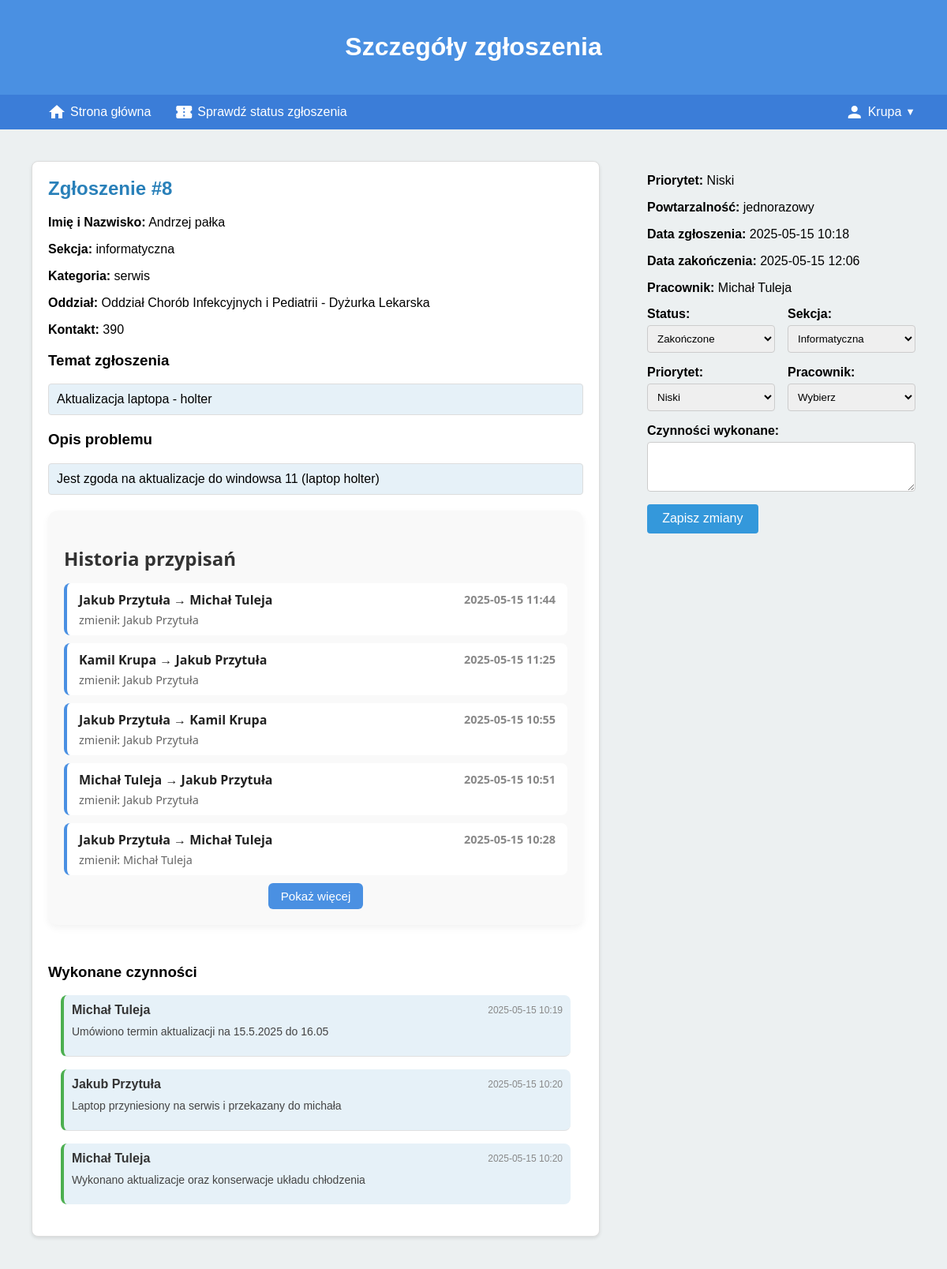
/tickets/ticket_details.php?id=8 (signed in), run on the app's committed database.
### tables this page shows
CREATE TABLE `tickets` (
  `id` int NOT NULL AUTO_INCREMENT,
  `subject` varchar(255) DEFAULT NULL,
  `name` varchar(255) NOT NULL,
  `category` varchar(255) NOT NULL,
  `department` varchar(255) NOT NULL,
  `contact_number` varchar(255) NOT NULL,
  `description` text NOT NULL,
  `priority` varchar(50) NOT NULL,
  `recurrence` varchar(50) NOT NULL,
  `status` varchar(50) DEFAULT 'Oczekujące',
  `employee_id` int DEFAULT NULL,
  `actions` text,
  `created_at` datetime DEFAULT CURRENT_TIMESTAMP,
  `accepted_at` datetime DEFAULT NULL,
  `completed_at` datetime DEFAULT NULL,
  `started_at` datetime DEFAULT NULL,
  `section` varchar(255) NOT NULL,
  `local_ip` varchar(45) DEFAULT NULL,
  PRIMARY KEY (`id`)
);

CREATE TABLE `ticket_assignment_history` (
  `id` int NOT NULL AUTO_INCREMENT,
  `ticket_id` int NOT NULL,
  `previous_employee_id` int DEFAULT NULL,
  `new_employee_id` int NOT NULL,
  `changed_by` int NOT NULL,
  `changed_at` datetime NOT NULL DEFAULT CURRENT_TIMESTAMP,
  PRIMARY KEY (`id`),
  KEY `ticket_id` (`ticket_id`),
  KEY `previous_employee_id` (`previous_employee_id`),
  KEY `new_employee_id` (`new_employee_id`),
  KEY `changed_by` (`changed_by`),
  CONSTRAINT `ticket_assignment_history_ibfk_1` FOREIGN KEY (`ticket_id`) REFERENCES `tickets` (`id`) ON DELETE CASCADE,
  CONSTRAINT `ticket_assignment_history_ibfk_2` FOREIGN KEY (`previous_employee_id`) REFERENCES `users` (`id`) ON DELETE SET NULL,
  CONSTRAINT `ticket_assignment_history_ibfk_3` FOREIGN KEY (`new_employee_id`) REFERENCES `users` (`id`) ON DELETE CASCADE,
  CONSTRAINT `ticket_assignment_history_ibfk_4` FOREIGN KEY (`changed_by`) REFERENCES `users` (`id`) ON DELETE CASCADE
);

CREATE TABLE `ticket_comments` (
  `id` int NOT NULL AUTO_INCREMENT,
  `ticket_id` int NOT NULL,
  `user_id` int NOT NULL,
  `comment` text NOT NULL,
  `created_at` datetime NOT NULL DEFAULT CURRENT_TIMESTAMP,
  `updated_at` datetime DEFAULT NULL,
  PRIMARY KEY (`id`),
  KEY `ticket_id` (`ticket_id`),
  KEY `user_id` (`user_id`),
  CONSTRAINT `ticket_comments_ibfk_1` FOREIGN KEY (`ticket_id`) REFERENCES `tickets` (`id`) ON DELETE CASCADE,
  CONSTRAINT `ticket_comments_ibfk_2` FOREIGN KEY (`user_id`) REFERENCES `users` (`id`) ON DELETE CASCADE
);

### tickets/ticket_details.php (the view, shortened to what this page needs)
<?php
include '../includes/db.php';
$ticket_id = isset($_GET['id']) ? (int)$_GET['id'] : 0;
$user_can_modify_own = false;
$stmt = $conn->prepare(
    "SELECT t.*, CONCAT(u.first_name,' ',u.last_name) AS employee_name
     FROM tickets t
     LEFT JOIN users u ON t.employee_id = u.id
     WHERE t.id = ?"
);
$stmt->bind_param("i", $ticket_id);
$stmt->execute();
$result = $stmt->get_result();
$ticket = $result->num_rows ? $result->fetch_assoc() : null;
$comments_stmt = $conn->prepare(
    "SELECT tc.*, CONCAT(u.first_name,' ',u.last_name) AS author_name
     FROM ticket_comments tc
     JOIN users u ON tc.user_id = u.id
     WHERE tc.ticket_id = ?
     ORDER BY tc.created_at ASC"
);
$comments_stmt->bind_param("i", $ticket_id);
$comments_stmt->execute();
$comments_result = $comments_stmt->get_result();
$as_hist = $conn->prepare(
    "SELECT tah.*,
            CONCAT(u1.first_name,' ',u1.last_name) AS prev_name,
            CONCAT(u2.first_name,' ',u2.last_name) AS new_name,
            CONCAT(u3.first_name,' ',u3.last_name) AS changed_by_name
     FROM ticket_assignment_history tah
     LEFT JOIN users u1 ON tah.previous_employee_id = u1.id
     JOIN users u2 ON tah.new_employee_id = u2.id
     JOIN users u3 ON tah.changed_by = u3.id
     WHERE tah.ticket_id = ?
     ORDER BY tah.changed_at DESC"
);
$as_hist->bind_param("i", $ticket_id);
$as_hist->execute();
$assignment_history = $as_hist->get_result();
?>
<!DOCTYPE html>
<html lang="pl">
<head>
    <link rel="stylesheet" href="../assets/css/TicketDetails.css">
</head>
<body>
    <header>
        <h1>Szczegóły zgłoszenia</h1>
    </header>
    <?php include '../tickets/includes/navigation.php'; ?>
    <div class="container">
        <?php if ($ticket): ?>
            <div class="left-panel">
                <div class="ticket-details-card">
                    <h2>Zgłoszenie #<?= htmlspecialchars($ticket['id'], ENT_QUOTES) ?></h2>
                    <div class="ticket-info">
                        <p><strong>Imię i Nazwisko:</strong> <?= htmlspecialchars($ticket['name'], ENT_QUOTES) ?></p>
                        <p><strong>Sekcja:</strong> <?= htmlspecialchars($ticket['section'], ENT_QUOTES) ?></p>
                        <p><strong>Kategoria:</strong> <?= htmlspecialchars($ticket['category'], ENT_QUOTES) ?></p>
                        <p><strong>Oddział:</strong> <?= htmlspecialchars($ticket['department'], ENT_QUOTES) ?></p>
                        <p><strong>Kontakt:</strong> <?= htmlspecialchars($ticket['contact_number'], ENT_QUOTES) ?></p>
                    </div>
                    <div>
                        <h3>Temat zgłoszenia</h3>
                        <div class="subject-container">
                            <?= nl2br(htmlspecialchars($ticket['subject'], ENT_QUOTES)) ?>
                        </div>
                    </div>
                    <div>
                        <h3>Opis problemu</h3>
                        <div class="description-container">
                            <?= nl2br(htmlspecialchars($ticket['description'], ENT_QUOTES)) ?>
                        </div>
                    </div>
                  <div class="assignment-history">
    <h3>Historia przypisań</h3>
    <?php if ($assignment_history->num_rows): ?>
    <ul id="assignment-list">
        <?php
            $counter = 0;
            while($h = $assignment_history->fetch_assoc()):
                $counter++;
                $hiddenClass = $counter > 5
                    ? 'class="extra-assignment" style="display:none;"'
                    : '';
        ?>
        <li <?= $hiddenClass ?>>
            <div class="assignment-card">
                <div class="assignment-main">
                    <strong><?= $h['prev_name'] ?: 'Brak' ?> &rarr; <?= $h['new_name'] ?></strong>
                    <span class="history-date"><?= (new DateTime($h['changed_at']))->format('Y-m-d H:i') ?></span>
                </div>
                <div class="assignment-meta">zmienił: <?= $h['changed_by_name'] ?></div>
            </div>
        </li>
        <?php endwhile; ?>
    </ul>
    <?php if ($counter > 5): ?>
    <div id="history-buttons">
        <button id="show-more-btn">Pokaż więcej</button>
    </div>
    <?php endif; ?>
    <?php else: ?>
        <p>Brak zmian pracownika.</p>
    <?php endif; ?>
</div>
                    <div class="comments-section">
                        <h3>Wykonane czynności</h3>
                        <?php if ($comments_result->num_rows): ?>
                        <ul class="comments-list">
                            <?php while ($c = $comments_result->fetch_assoc()):
                                $is_owner   = ($c['user_id'] === $_SESSION['user_id']);
                                $is_super   = ($_SESSION['role'] === 'Super Administrator');
                                $can_edit   = $is_super || ($is_owner && $user_can_modify_own);
                            ?>
                            <li class="comment-item">
                                <div class="comment-header">
                                    <strong><?= htmlspecialchars($c['author_name'], ENT_QUOTES) ?></strong>
                                    <span class="comment-date">
                                        <?= (new DateTime($c['created_at']))->format('Y-m-d H:i') ?>
                                    </span>
                                </div>
                                <?php if (isset($_GET['edit']) && $_GET['edit'] == $c['id'] && $can_edit): ?>
                                <form method="post" class="edit-comment-form">
                                    <input type="hidden" name="edit_comment_id" value="<?= $c['id'] ?>">
                                    <textarea name="edited_comment" rows="3"><?= htmlspecialchars($c['comment'], ENT_QUOTES) ?></textarea>
                                    <button type="submit" class="btn-update">Zapisz</button>
                                    <a href="ticket_details.php?id=<?= $ticket_id ?>" class="btn-cancel">Anuluj</a>
                                </form>
                                <?php else: ?>
                                <div class="comment-body">
                                    <?= nl2br(htmlspecialchars($c['comment'], ENT_QUOTES)) ?>
                                </div>
                                <?php endif; ?>
                            </li>
                            <?php endwhile; ?>
                        </ul>
                        <?php else: ?>
                            <p>Brak komentarzy.</p>
                        <?php endif; ?>
                    </div>
                </div>
            </div>
            <div class="right-panel">
                <div class="ticket-info">
                    <p><strong>Priorytet:</strong> <?= htmlspecialchars($ticket['priority'], ENT_QUOTES) ?></p>
                    <p><strong>Powtarzalność:</strong> <?= htmlspecialchars($ticket['recurrence'], ENT_QUOTES) ?></p>
                    <p><strong>Data zgłoszenia:</strong> <?= (new DateTime($ticket['created_at']))->format('Y-m-d H:i') ?></p>
                    <p><strong>Data zakończenia:</strong>
                        <?= $ticket['completed_at']
                            ? (new DateTime($ticket['completed_at']))->format('Y-m-d H:i')
                            : 'Nie zakończono' ?>
                    </p>
                    <p><strong>Pracownik:</strong> <?= htmlspecialchars($ticket['employee_name'] ?: 'Nie przypisano', ENT_QUOTES) ?></p>
                </div>
                <div class="form-container">
                    <form action="" method="post" id="ticket-form" class="ticket-form">
                        <div class="form-row">
                            <div class="form-group">
                                <label for="status">Status:</label>
                                <select name="status" id="status" class="form-control">
                                    <option value="Zakończone"<?= $ticket['status']==='Zakończone'? 'selected':'' ?>>Zakończone</option>
                                </select>
                            </div>
                            <div class="form-group">
                                <label for="section">Sekcja:</label>
                                <select name="section" id="section" class="form-control">
                                    <option value="informatyczna" <?= $ticket['section']==='informatyczna'?'selected':'' ?>>Informatyczna</option>
                                </select>
                            </div>
                        </div>
                        <div class="form-row">
                            <div class="form-group">
                                <label for="priority">Priorytet:</label>
                                <select name="priority" id="priority" class="form-control">
                                    <option value="Niski"    <?= $ticket['priority']==='Niski'?'selected':'' ?>>Niski</option>
                                </select>
                            </div>
                            <div class="form-group">
                                <label for="employee_id">Pracownik:</label>
                                <select name="employee_id" id="employee_id" class="form-control">
                                    <option value="">Wybierz</option>
                                </select>
                            </div>
                        </div>
                        <div class="form-group">
                            <label for="new_comment">Czynności wykonane:</label>
                            <textarea name="new_comment" id="new_comment" rows="3" class="form-control"></textarea>
                        </div>
                        <div class="form-actions">
                            <button type="submit" class="btn-save">Zapisz zmiany</button>
                        </div>
                    </form>
                </div>
            </div>
        <?php else: ?>
            <p>Zgłoszenie nie zostało znalezione.</p>
        <?php endif; ?>
    </div>
</body>
</html>

### assets/css/TicketDetails.css (style rules this page uses)
body, html { font-family: Arial, sans-serif; background-color: #f0f2f5; margin: 0; padding: 0; height: 100%; width: 100%; box-sizing: border-box; overflow-x: hidden; display: flex; flex-direction: column; }
header { background-color: #4a90e2; color: white; padding: 20px; text-align: center; width: 100%; box-sizing: border-box; }
.container { display: grid; grid-template-columns: 2fr 1fr; gap: 20px; width: 100%; padding: 20px; box-sizing: border-box; background-color: #ecf0f1; height: calc(100vh - 80px); overflow: hidden; }
.left-panel, .right-panel { padding: 20px; box-sizing: border-box; overflow-y: auto; background-color: inherit; }
.ticket-details-card { background-color: #fff; padding: 20px; box-shadow: 0 2px 4px rgba(0, 0, 0, 0.1); border-radius: 8px; border: 1px solid #ddd; }
.ticket-details-card h2 { margin-top: 0; font-size: 24px; color: #2980b9; }
.ticket-info p { margin-bottom: 15px; }
.subject-container, .description-container { background-color: #e6f1f8; border: 1px solid #ddd; border-radius: 4px; padding: 10px; margin-bottom: 20px; }
.comments-section { margin-top: 30px; overflow: hidden; }
.comments-list { list-style: none; padding: 0; margin: 0 0 20px; }
.comment-item { border-bottom: 1px solid #e0e0e0; padding: 15px 0; background-color: #e6f1f8; padding: 10px; border-radius: 8px; border-left: #4caf50 4px solid; margin: 1rem; }
.comment-item:last-child { border-bottom: none; }
.comment-header { display: flex; justify-content: space-between; align-items: center; margin-bottom: 8px; }
.comment-header strong { color: #333; }
.comment-date { font-size: 12px; color: #888; }
.comment-body { font-size: 14px; line-height: 1.5; color: #444; margin-bottom: 10px; }
.comments-section { max-height: 100%; overflow-y: auto; position: relative; }
.form-container { display: flex; flex-direction: column; gap: 15px; }
.form-group { display: flex; flex-direction: column; gap: 5px; }
.form-group label { font-weight: bold; }
.form-control { padding: 8px; border: 1px solid #ddd; border-radius: 4px; resize: vertical; }
.form-container { max-width: 600px; margin: 0 auto; }
.ticket-form .form-row { display: flex; gap: 1rem; margin-bottom: 1rem; }
.ticket-form .form-group { flex: 1; display: flex; flex-direction: column; }
.ticket-form .form-control { padding: 0.5rem; border: 1px solid #ccc; border-radius: 4px; transition: border-color 0.2s; }
.ticket-form .btn-save { margin: 1rem 0; padding: 0.6rem 1.2rem; background-color: #3498db; color: white; border: none; border-radius: 4px; cursor: pointer; font-size: 1rem; transition: background-color 0.2s; }
.assignment-history { margin: 20px 0; background-color: #f9f9f9; padding: 20px; border-radius: 12px; box-shadow: 0 4px 10px rgba(0, 0, 0, 0.05); font-family: 'Segoe UI', Tahoma, Geneva, Verdana, sans-serif; }
.assignment-history h3 { margin-bottom: 15px; font-size: 1.5em; color: #333; }
#assignment-list { list-style: none; padding: 0; margin: 0; }
.assignment-card { background: white; border-left: 4px solid #4a90e2; padding: 10px 15px; margin-bottom: 10px; border-radius: 8px; transition: background 0.3s ease; }
.assignment-main { display: flex; justify-content: space-between; align-items: center; font-weight: bold; color: #222; }
.history-date { font-size: 0.9em; color: #888; margin-left: 10px; }
.assignment-meta { margin-top: 5px; font-size: 0.9em; color: #666; }
#history-buttons { margin-top: 10px; text-align: center; }
#history-buttons button { background-color: #4a90e2; color: white; border: none; padding: 8px 16px; margin: 0 5px; border-radius: 6px; cursor: pointer; font-size: 0.95em; transition: background-color 0.3s ease; }

### tickets/includes/navigation.php (style rules this page uses)
body { margin: 0; font-family: Arial, sans-serif; overflow-x: hidden; }

### data on the page
tickets: id "8", name "Andrzej pałka", section "informatyczna", category "serwis", department "Oddział Chorób Infekcyjnych i Pediatrii - Dyżurka Lekarska", contact_number "390", subject "Aktualizacja laptopa - holter", description "Jest zgoda na aktualizacje do windowsa 11 (laptop holter)", priority "Niski", recurrence "jednorazowy", created_at "2025-05-15 10:18", completed_at "2025-05-15 12:06", status "Zakończone", section "Informatyczna"
ticket_assignment_history: prev_name "Jakub Przytuła", new_name "Michał Tuleja", changed_at "2025-05-15 11:44", changed_by_name "Jakub Przytuła"
ticket_assignment_history: prev_name "Kamil Krupa", new_name "Jakub Przytuła", changed_at "2025-05-15 11:25", changed_by_name "Jakub Przytuła"
ticket_assignment_history: prev_name "Jakub Przytuła", new_name "Kamil Krupa", changed_at "2025-05-15 10:55", changed_by_name "Jakub Przytuła"
ticket_assignment_history: prev_name "Michał Tuleja", new_name "Jakub Przytuła", changed_at "2025-05-15 10:51", changed_by_name "Jakub Przytuła"
ticket_assignment_history: prev_name "Jakub Przytuła", new_name "Michał Tuleja", changed_at "2025-05-15 10:28", changed_by_name "Michał Tuleja"
ticket_comments: author_name "Michał Tuleja", created_at "2025-05-15 10:19", comment "Umówiono termin aktualizacji na 15.5.2025 do 16.05"
ticket_comments: author_name "Jakub Przytuła", created_at "2025-05-15 10:20", comment "Laptop przyniesiony na serwis i przekazany do michała"
ticket_comments: author_name "Michał Tuleja", created_at "2025-05-15 10:20", comment "Wykonano aktualizacje oraz konserwacje układu chłodzenia"

### other printed values
$_SESSION['full_name'] "Krupa"
$ticket['employee_name'] ?: 'Nie przypisano' "Michał Tuleja"
